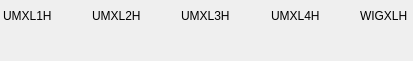
<?xml version="1.0" encoding="UTF-8"?>
<ui version="4.0">
 <class>Form</class>
 <widget class="QWidget" name="Form">
  <property name="geometry">
   <rect>
    <x>0</x>
    <y>0</y>
    <width>413</width>
    <height>61</height>
   </rect>
  </property>
  <property name="minimumSize">
   <size>
    <width>0</width>
    <height>50</height>
   </size>
  </property>
  <property name="windowTitle">
   <string>Form</string>
  </property>
  <layout class="QVBoxLayout" name="verticalLayout">
   <property name="spacing">
    <number>0</number>
   </property>
   <property name="leftMargin">
    <number>3</number>
   </property>
   <property name="topMargin">
    <number>0</number>
   </property>
   <property name="rightMargin">
    <number>3</number>
   </property>
   <property name="bottomMargin">
    <number>0</number>
   </property>
   <item>
    <layout class="QHBoxLayout" name="horizontalLayout_2">
     <item>
      <widget class="QLabel" name="label">
       <property name="minimumSize">
        <size>
         <width>50</width>
         <height>0</height>
        </size>
       </property>
       <property name="text">
        <string>UMXL1H</string>
       </property>
      </widget>
     </item>
     <item>
      <spacer name="horizontalSpacer">
       <property name="orientation">
        <enum>Qt::Horizontal</enum>
       </property>
       <property name="sizeHint" stdset="0">
        <size>
         <width>40</width>
         <height>20</height>
        </size>
       </property>
      </spacer>
     </item>
     <item>
      <widget class="QLabel" name="label_2">
       <property name="minimumSize">
        <size>
         <width>50</width>
         <height>0</height>
        </size>
       </property>
       <property name="text">
        <string>UMXL2H</string>
       </property>
      </widget>
     </item>
     <item>
      <spacer name="horizontalSpacer_5">
       <property name="orientation">
        <enum>Qt::Horizontal</enum>
       </property>
       <property name="sizeHint" stdset="0">
        <size>
         <width>40</width>
         <height>20</height>
        </size>
       </property>
      </spacer>
     </item>
     <item>
      <widget class="QLabel" name="label_3">
       <property name="minimumSize">
        <size>
         <width>50</width>
         <height>0</height>
        </size>
       </property>
       <property name="text">
        <string>UMXL3H</string>
       </property>
      </widget>
     </item>
     <item>
      <spacer name="horizontalSpacer_3">
       <property name="orientation">
        <enum>Qt::Horizontal</enum>
       </property>
       <property name="sizeHint" stdset="0">
        <size>
         <width>40</width>
         <height>20</height>
        </size>
       </property>
      </spacer>
     </item>
     <item>
      <widget class="QLabel" name="label_4">
       <property name="minimumSize">
        <size>
         <width>50</width>
         <height>0</height>
        </size>
       </property>
       <property name="text">
        <string>UMXL4H</string>
       </property>
      </widget>
     </item>
     <item>
      <spacer name="horizontalSpacer_4">
       <property name="orientation">
        <enum>Qt::Horizontal</enum>
       </property>
       <property name="sizeHint" stdset="0">
        <size>
         <width>40</width>
         <height>20</height>
        </size>
       </property>
      </spacer>
     </item>
     <item>
      <widget class="QLabel" name="label_5">
       <property name="minimumSize">
        <size>
         <width>50</width>
         <height>0</height>
        </size>
       </property>
       <property name="text">
        <string>WIGXLH</string>
       </property>
      </widget>
     </item>
    </layout>
   </item>
   <item>
    <layout class="QHBoxLayout" name="horizontalLayout">
     <item>
      <widget class="PyDMLabel" name="UMXL1H">
       <property name="minimumSize">
        <size>
         <width>50</width>
         <height>0</height>
        </size>
       </property>
       <property name="toolTip">
        <string/>
       </property>
       <property name="channel" stdset="0">
        <string>WIGG:LTUS:724:US:Motor.RBV</string>
       </property>
      </widget>
     </item>
     <item>
      <spacer name="horizontalSpacer_9">
       <property name="orientation">
        <enum>Qt::Horizontal</enum>
       </property>
       <property name="sizeHint" stdset="0">
        <size>
         <width>40</width>
         <height>20</height>
        </size>
       </property>
      </spacer>
     </item>
     <item>
      <widget class="PyDMLabel" name="UMXL2H">
       <property name="minimumSize">
        <size>
         <width>50</width>
         <height>0</height>
        </size>
       </property>
       <property name="toolTip">
        <string/>
       </property>
       <property name="channel" stdset="0">
        <string>WIGG:LTUS:726:US:Motor.RBV</string>
       </property>
      </widget>
     </item>
     <item>
      <spacer name="horizontalSpacer_10">
       <property name="orientation">
        <enum>Qt::Horizontal</enum>
       </property>
       <property name="sizeHint" stdset="0">
        <size>
         <width>40</width>
         <height>20</height>
        </size>
       </property>
      </spacer>
     </item>
     <item>
      <widget class="PyDMLabel" name="UMXL3H">
       <property name="minimumSize">
        <size>
         <width>50</width>
         <height>0</height>
        </size>
       </property>
       <property name="toolTip">
        <string/>
       </property>
       <property name="channel" stdset="0">
        <string>WIGG:LTUS:770:US:Motor.RBV</string>
       </property>
      </widget>
     </item>
     <item>
      <spacer name="horizontalSpacer_11">
       <property name="orientation">
        <enum>Qt::Horizontal</enum>
       </property>
       <property name="sizeHint" stdset="0">
        <size>
         <width>40</width>
         <height>20</height>
        </size>
       </property>
      </spacer>
     </item>
     <item>
      <widget class="PyDMLabel" name="UMXL4H">
       <property name="minimumSize">
        <size>
         <width>50</width>
         <height>0</height>
        </size>
       </property>
       <property name="toolTip">
        <string/>
       </property>
       <property name="channel" stdset="0">
        <string>WIGG:LTUS:774:US:Motor.RBV</string>
       </property>
      </widget>
     </item>
     <item>
      <spacer name="horizontalSpacer_2">
       <property name="orientation">
        <enum>Qt::Horizontal</enum>
       </property>
       <property name="sizeHint" stdset="0">
        <size>
         <width>40</width>
         <height>20</height>
        </size>
       </property>
      </spacer>
     </item>
     <item>
      <widget class="PyDMLabel" name="WIGGXLH">
       <property name="minimumSize">
        <size>
         <width>50</width>
         <height>0</height>
        </size>
       </property>
       <property name="toolTip">
        <string/>
       </property>
       <property name="channel" stdset="0">
        <string>WIGG:LTUS:986:Gap.VAL</string>
       </property>
      </widget>
     </item>
    </layout>
   </item>
  </layout>
 </widget>
 <customwidgets>
  <customwidget>
   <class>PyDMLabel</class>
   <extends>QLabel</extends>
   <header>pydm.widgets.label</header>
  </customwidget>
 </customwidgets>
 <resources/>
 <connections/>
</ui>
